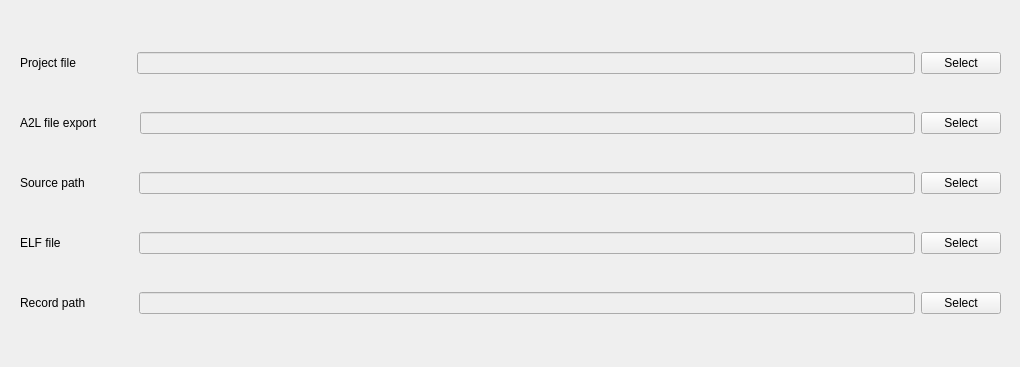
      <widget class="QWidget" name="tab_3">
       <property name="sizePolicy">
        <sizepolicy hsizetype="Expanding" vsizetype="Expanding">
         <horstretch>0</horstretch>
         <verstretch>0</verstretch>
        </sizepolicy>
       </property>
       <attribute name="icon">
        <iconset resource="../resource.qrc">
         <normaloff>:/resource/icons_gnome/24x24/places/folder.png</normaloff>:/resource/icons_gnome/24x24/places/folder.png</iconset>
       </attribute>
       <attribute name="title">
        <string>Files</string>
       </attribute>
       <widget class="QWidget" name="verticalLayoutWidget">
        <property name="geometry">
         <rect>
          <x>10</x>
          <y>10</y>
          <width>1001</width>
          <height>348</height>
         </rect>
        </property>
        <layout class="QVBoxLayout" name="verticalLayout_4">
         <property name="leftMargin">
          <number>10</number>
         </property>
         <property name="topMargin">
          <number>10</number>
         </property>
         <property name="rightMargin">
          <number>10</number>
         </property>
         <property name="bottomMargin">
          <number>10</number>
         </property>
         <item>
          <layout class="QHBoxLayout" name="horizontalLayout_15">
           <item>
            <widget class="QLabel" name="label_5">
             <property name="text">
              <string>Project file</string>
             </property>
            </widget>
           </item>
           <item>
            <spacer name="horizontalSpacer_20">
             <property name="orientation">
              <enum>Qt::Horizontal</enum>
             </property>
             <property name="sizeType">
              <enum>QSizePolicy::Maximum</enum>
             </property>
             <property name="sizeHint" stdset="0">
              <size>
               <width>55</width>
               <height>20</height>
              </size>
             </property>
            </spacer>
           </item>
           <item>
            <widget class="QLineEdit" name="filesProjectFileEdit">
             <property name="enabled">
              <bool>false</bool>
             </property>
            </widget>
           </item>
           <item>
            <widget class="QPushButton" name="filesProjectFileButton">
             <property name="text">
              <string>Select</string>
             </property>
            </widget>
           </item>
          </layout>
         </item>
         <item>
          <layout class="QHBoxLayout" name="horizontalLayout_16">
           <item>
            <widget class="QLabel" name="label_6">
             <property name="sizePolicy">
              <sizepolicy hsizetype="Preferred" vsizetype="Maximum">
               <horstretch>0</horstretch>
               <verstretch>0</verstretch>
              </sizepolicy>
             </property>
             <property name="text">
              <string>A2L file export</string>
             </property>
            </widget>
           </item>
           <item>
            <spacer name="horizontalSpacer_23">
             <property name="orientation">
              <enum>Qt::Horizontal</enum>
             </property>
             <property name="sizeType">
              <enum>QSizePolicy::Maximum</enum>
             </property>
             <property name="sizeHint" stdset="0">
              <size>
               <width>36</width>
               <height>20</height>
              </size>
             </property>
            </spacer>
           </item>
           <item>
            <widget class="QLineEdit" name="filesA2LFileEdit">
             <property name="enabled">
              <bool>false</bool>
             </property>
             <property name="sizePolicy">
              <sizepolicy hsizetype="Expanding" vsizetype="Fixed">
               <horstretch>0</horstretch>
               <verstretch>0</verstretch>
              </sizepolicy>
             </property>
            </widget>
           </item>
           <item>
            <widget class="QPushButton" name="filesA2LFileButton">
             <property name="sizePolicy">
              <sizepolicy hsizetype="Minimum" vsizetype="Fixed">
               <horstretch>0</horstretch>
               <verstretch>0</verstretch>
              </sizepolicy>
             </property>
             <property name="maximumSize">
              <size>
               <width>16777215</width>
               <height>16777215</height>
              </size>
             </property>
             <property name="text">
              <string>Select</string>
             </property>
            </widget>
           </item>
          </layout>
         </item>
         <item>
          <layout class="QHBoxLayout" name="horizontalLayout_19">
           <item>
            <widget class="QLabel" name="label_9">
             <property name="text">
              <string>Source path</string>
             </property>
            </widget>
           </item>
           <item>
            <spacer name="horizontalSpacer_21">
             <property name="orientation">
              <enum>Qt::Horizontal</enum>
             </property>
             <property name="sizeType">
              <enum>QSizePolicy::Maximum</enum>
             </property>
             <property name="sizeHint" stdset="0">
              <size>
               <width>48</width>
               <height>20</height>
              </size>
             </property>
            </spacer>
           </item>
           <item>
            <widget class="QLineEdit" name="filesSourcePathEdit">
             <property name="enabled">
              <bool>false</bool>
             </property>
            </widget>
           </item>
           <item>
            <widget class="QPushButton" name="filesSourcePathButton">
             <property name="text">
              <string>Select</string>
             </property>
            </widget>
           </item>
          </layout>
         </item>
         <item>
          <layout class="QHBoxLayout" name="horizontalLayout_20">
           <item>
            <widget class="QLabel" name="label_10">
             <property name="text">
              <string>ELF file</string>
             </property>
            </widget>
           </item>
           <item>
            <spacer name="horizontalSpacer_22">
             <property name="orientation">
              <enum>Qt::Horizontal</enum>
             </property>
             <property name="sizeType">
              <enum>QSizePolicy::Maximum</enum>
             </property>
             <property name="sizeHint" stdset="0">
              <size>
               <width>72</width>
               <height>20</height>
              </size>
             </property>
            </spacer>
           </item>
           <item>
            <widget class="QLineEdit" name="filesElfFileEdit">
             <property name="enabled">
              <bool>false</bool>
             </property>
            </widget>
           </item>
           <item>
            <widget class="QPushButton" name="filesElfFileButton">
             <property name="text">
              <string>Select</string>
             </property>
            </widget>
           </item>
          </layout>
         </item>
         <item>
          <layout class="QHBoxLayout" name="horizontalLayout_5">
           <item>
            <widget class="QLabel" name="label_8">
             <property name="text">
              <string>Record path</string>
             </property>
            </widget>
           </item>
           <item>
            <spacer name="horizontalSpacer_24">
             <property name="orientation">
              <enum>Qt::Horizontal</enum>
             </property>
             <property name="sizeType">
              <enum>QSizePolicy::Maximum</enum>
             </property>
             <property name="sizeHint" stdset="0">
              <size>
               <width>47</width>
               <height>20</height>
              </size>
             </property>
            </spacer>
           </item>
           <item>
            <widget class="QLineEdit" name="filesRecordPathEdit">
             <property name="enabled">
              <bool>false</bool>
             </property>
            </widget>
           </item>
           <item>
            <widget class="QPushButton" name="filesRecordPathButton">
             <property name="text">
              <string>Select</string>
             </property>
            </widget>
           </item>
          </layout>
         </item>
        </layout>
       </widget>
      </widget>
